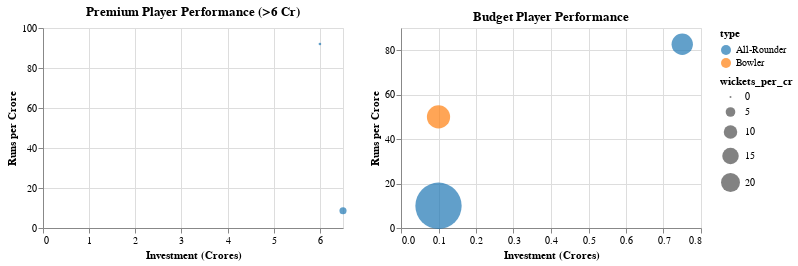

Notebook source saved alongside this figure:
### Code cell
def analyze_risk_return():
    # High-price player analysis (>6 Crores)
    def analyze_high_price_players():
        HIGH_PRICE_THRESHOLD = 6.0

        # Get high-priced players
        high_price = auction_df[auction_df['price_cr'] >= HIGH_PRICE_THRESHOLD].copy()

        # Get batting performance
        batting_perf = balls_df[balls_df['batting_team'] == 'Kings XI Punjab'].groupby('batsman').agg({
            'runs_batsman': 'sum',
            'ball': 'count',
            'match_id': 'nunique',
            'wicket_type': lambda x: x.notna().sum()
        }).reset_index()
        batting_perf['mapped_name'] = batting_perf['batsman'].map(name_mapping)
        batting_perf['strike_rate'] = (batting_perf['runs_batsman'] / batting_perf['ball'] * 100).round(2)

        # Get bowling performance
        bowling_perf = balls_df[balls_df['bowling_team'] == 'Kings XI Punjab'].groupby('bowler').agg({
            'wicket_type': lambda x: x.notna().sum(),
            'total_runs': 'sum',
            'ball': 'count',
            'match_id': 'nunique'
        }).reset_index()
        bowling_perf['mapped_name'] = bowling_perf['bowler'].map(name_mapping)
        bowling_perf['economy'] = (bowling_perf['total_runs'] / (bowling_perf['ball']/6)).round(2)

        # Merge performance with high price players
        high_price_stats = high_price.merge(
            batting_perf[['mapped_name', 'runs_batsman', 'strike_rate', 'match_id']],
            left_on='player',
            right_on='mapped_name',
            how='left'
        ).merge(
            bowling_perf[['mapped_name', 'wicket_type', 'economy', 'total_runs']],
            on='mapped_name',
            how='left'
        )

        # Calculate performance metrics
        high_price_stats['runs_per_cr'] = (high_price_stats['runs_batsman'] / high_price_stats['price_cr']).round(2)
        high_price_stats['wickets_per_cr'] = (high_price_stats['wicket_type'] / high_price_stats['price_cr']).round(2)

        return high_price_stats

    # Budget player analysis (Bottom 25%)
    def analyze_budget_players():
        budget_threshold = auction_df['price_cr'].quantile(0.25)

        # Get budget players
        budget = auction_df[auction_df['price_cr'] <= budget_threshold].copy()

        # Get batting performance
        batting_perf = balls_df[balls_df['batting_team'] == 'Kings XI Punjab'].groupby('batsman').agg({
            'runs_batsman': 'sum',
            'ball': 'count',
            'match_id': 'nunique',
            'wicket_type': lambda x: x.notna().sum()
        }).reset_index()
        batting_perf['mapped_name'] = batting_perf['batsman'].map(name_mapping)
        batting_perf['strike_rate'] = (batting_perf['runs_batsman'] / batting_perf['ball'] * 100).round(2)

        # Get bowling performance
        bowling_perf = balls_df[balls_df['bowling_team'] == 'Kings XI Punjab'].groupby('bowler').agg({
            'wicket_type': lambda x: x.notna().sum(),
            'total_runs': 'sum',
            'ball': 'count',
            'match_id': 'nunique'
        }).reset_index()
        bowling_perf['mapped_name'] = bowling_perf['bowler'].map(name_mapping)
        bowling_perf['economy'] = (bowling_perf['total_runs'] / (bowling_perf['ball']/6)).round(2)

        # Merge performance with budget players
        budget_stats = budget.merge(
            batting_perf[['mapped_name', 'runs_batsman', 'strike_rate', 'match_id']],
            left_on='player',
            right_on='mapped_name',
            how='left'
        ).merge(
            bowling_perf[['mapped_name', 'wicket_type', 'economy', 'total_runs']],
            on='mapped_name',
            how='left'
        )

        # Calculate performance metrics
        budget_stats['runs_per_cr'] = (budget_stats['runs_batsman'] / budget_stats['price_cr']).round(2)
        budget_stats['wickets_per_cr'] = (budget_stats['wicket_type'] / budget_stats['price_cr']).round(2)

        return budget_stats, budget_threshold

    high_price_stats = analyze_high_price_players()
    budget_stats, budget_threshold = analyze_budget_players()

    return high_price_stats, budget_stats, budget_threshold

def create_risk_return_charts(high_price_stats, budget_stats):
    # High price performance chart
    high_price_chart = alt.Chart(high_price_stats).mark_circle(size=100).encode(
        x=alt.X('price_cr:Q', title='Investment (Crores)'),
        y=alt.Y('runs_per_cr:Q', title='Runs per Crore'),
        color=alt.Color('type:N', scale=alt.Scale(scheme='category10')),
        size=alt.Size('wickets_per_cr:Q', scale=alt.Scale(domain=[0, 20])),
        tooltip=['player', 'price_cr', 'runs_per_cr', 'wickets_per_cr', 'strike_rate', 'economy']
    ).properties(
        width=300,
        height=200,
        title='Premium Player Performance (>6 Cr)'
    )

    # Budget performance chart
    budget_chart = alt.Chart(budget_stats).mark_circle(size=100).encode(
        x=alt.X('price_cr:Q', title='Investment (Crores)'),
        y=alt.Y('runs_per_cr:Q', title='Runs per Crore'),
        color=alt.Color('type:N', scale=alt.Scale(scheme='category10')),
        size=alt.Size('wickets_per_cr:Q', scale=alt.Scale(domain=[0, 20])),
        tooltip=['player', 'price_cr', 'runs_per_cr', 'wickets_per_cr', 'strike_rate', 'economy']
    ).properties(
        width=300,
        height=200,
        title='Budget Player Performance'
    )

    return alt.hconcat(high_price_chart, budget_chart)

# Execute analysis
high_price_stats, budget_stats, budget_threshold = analyze_risk_return()

# Print analysis results
print("KXIP 2014 Risk-Return Analysis")
print("\n1. Premium Players Performance (>6 Cr):")
print(high_price_stats[
    ['player', 'price_cr', 'runs_batsman', 'strike_rate', 'wicket_type', 'economy', 'runs_per_cr', 'wickets_per_cr']
].sort_values('price_cr', ascending=False).to_string(index=False))

print(f"\n2. Budget Players Performance (<₹{budget_threshold:.2f} Cr):")
print(budget_stats[
    ['player', 'price_cr', 'runs_batsman', 'strike_rate', 'wicket_type', 'economy', 'runs_per_cr', 'wickets_per_cr']
].sort_values('runs_per_cr', ascending=False).to_string(index=False))

# Calculate risk metrics
print("\n3. Risk-Return Summary:")
high_price_roi = (high_price_stats['runs_per_cr'].mean() + high_price_stats['wickets_per_cr'].mean() * 20).round(2)
budget_roi = (budget_stats['runs_per_cr'].mean() + budget_stats['wickets_per_cr'].mean() * 20).round(2)
print(f"Premium Player ROI: {high_price_roi}")
print(f"Budget Player ROI: {budget_roi}")

# Display visualizations
create_risk_return_charts(high_price_stats, budget_stats)

### Figure 1 — Vega-Lite specification as saved in the notebook (floating-point values rounded to 4 significant figures)
{"config": {"view": {"continuousWidth": 300, "continuousHeight": 300}}, "hconcat": [{"data": {"name": "data-2fddab0a05bfdeccf22277cde96ab53e"}, "mark": {"type": "circle", "size": 100}, "encoding": {"color": {"field": "type", "scale": {"scheme": "category10"}, "type": "nominal"}, "size": {"field": "wickets_per_cr", "scale": {"domain": [0, 20]}, "type": "quantitative"}, "tooltip": [{"field": "player", "type": "nominal"}, {"field": "price_cr", "type": "quantitative"}, {"field": "runs_per_cr", "type": "quantitative"}, {"field": "wickets_per_cr", "type": "quantitative"}, {"field": "strike_rate", "type": "quantitative"}, {"field": "economy", "type": "quantitative"}], "x": {"field": "price_cr", "title": "Investment (Crores)", "type": "quantitative"}, "y": {"field": "runs_per_cr", "title": "Runs per Crore", "type": "quantitative"}}, "height": 200, "title": "Premium Player Performance (>6 Cr)", "width": 300}, {"data": {"name": "data-0b2272fb6f4bb3463a128898a0809ff4"}, "mark": {"type": "circle", "size": 100}, "encoding": {"color": {"field": "type", "scale": {"scheme": "category10"}, "type": "nominal"}, "size": {"field": "wickets_per_cr", "scale": {"domain": [0, 20]}, "type": "quantitative"}, "tooltip": [{"field": "player", "type": "nominal"}, {"field": "price_cr", "type": "quantitative"}, {"field": "runs_per_cr", "type": "quantitative"}, {"field": "wickets_per_cr", "type": "quantitative"}, {"field": "strike_rate", "type": "quantitative"}, {"field": "economy", "type": "quantitative"}], "x": {"field": "price_cr", "title": "Investment (Crores)", "type": "quantitative"}, "y": {"field": "runs_per_cr", "title": "Runs per Crore", "type": "quantitative"}}, "height": 200, "title": "Budget Player Performance", "width": 300}], "$schema": "https://vega.github.io/schema/vega-lite/v5.20.1.json", "datasets": {"data-2fddab0a05bfdeccf22277cde96ab53e": [{"sr_no": 1, "player": "Mitchell Johnson", "type": "All-Rounder", "price_inr": 65000000, "price_cr": 6.5, "is_overseas": true, "mapped_name": "Mitchell Johnson", "runs_batsman": 56, "strike_rate": 109.8, "match_id": 8, "wicket_type": 17, "economy": 7.94, "total_runs": 450, "runs_per_cr": 8.62, "wickets_per_cr": 2.62}, {"sr_no": 2, "player": "Glenn Maxwell", "type": "All-Rounder", "price_inr": 60000000, "price_cr": 6.0, "is_overseas": true, "mapped_name": "Glenn Maxwell", "runs_batsman": 552, "strike_rate": 176.9, "match_id": 16, "wicket_type": 1, "economy": 11.4, "total_runs": 133, "runs_per_cr": 92.0, "wickets_per_cr": 0.17}], "data-0b2272fb6f4bb3463a128898a0809ff4": [{"sr_no": 16, "player": "Akshar Rajesh Patel", "type": "All-Rounder", "price_inr": 7500000, "price_cr": 0.75, "is_overseas": false, "mapped_name": "Akshar Rajesh Patel", "runs_batsman": 62.0, "strike_rate": 101.6, "match_id": 7.0, "wicket_type": 19.0, "economy": 6.31, "total_runs": 424.0, "runs_per_cr": 82.67, "wickets_per_cr": 25.33}, {"sr_no": 17, "player": "Parvinder Awana", "type": "Bowler", "price_inr": 6500000, "price_cr": 0.65, "is_overseas": false, "mapped_name": null, "runs_batsman": null, "strike_rate": null, "match_id": null, "wicket_type": null, "economy": null, "total_runs": null, "runs_per_cr": null, "wickets_per_cr": null}, {"sr_no": 18, "player": "Shardul Narendra Thakur", "type": "Bowler", "price_inr": 2000000, "price_cr": 0.2, "is_overseas": false, "mapped_name": null, "runs_batsman": null, "strike_rate": null, "match_id": null, "wicket_type": null, "economy": null, "total_runs": null, "runs_per_cr": null, "wickets_per_cr": null}, {"sr_no": 19, "player": "Anureet Singh", "type": "Bowler", "price_inr": 2000000, "price_cr": 0.2, "is_overseas": false, "mapped_name": null, "runs_batsman": null, "strike_rate": null, "match_id": null, "wicket_type": null, "economy": null, "total_runs": null, "runs_per_cr": null, "wickets_per_cr": null}, {"sr_no": 20, "player": "Shivam Sharma", "type": "Bowler", "price_inr": 1000000, "price_cr": 0.1, "is_overseas": false, "mapped_name": "Shivam Sharma", "runs_batsman": 5.0, "strike_rate": 166.7, "match_id": 2.0, "wicket_type": 3.0, "economy": 7.56, "total_runs": 121.0, "runs_per_cr": 50.0, "wickets_per_cr": 30.0}, {"sr_no": 21, "player": "Karanveer Singh", "type": "All-Rounder", "price_inr": 1000000, "price_cr": 0.1, "is_overseas": false, "mapped_name": "Karanveer Singh", "runs_batsman": 1.0, "strike_rate": 100.0, "match_id": 1.0, "wicket_type": 12.0, "economy": 7.81, "total_runs": 164.0, "runs_per_cr": 10.0, "wickets_per_cr": 120.0}]}}
